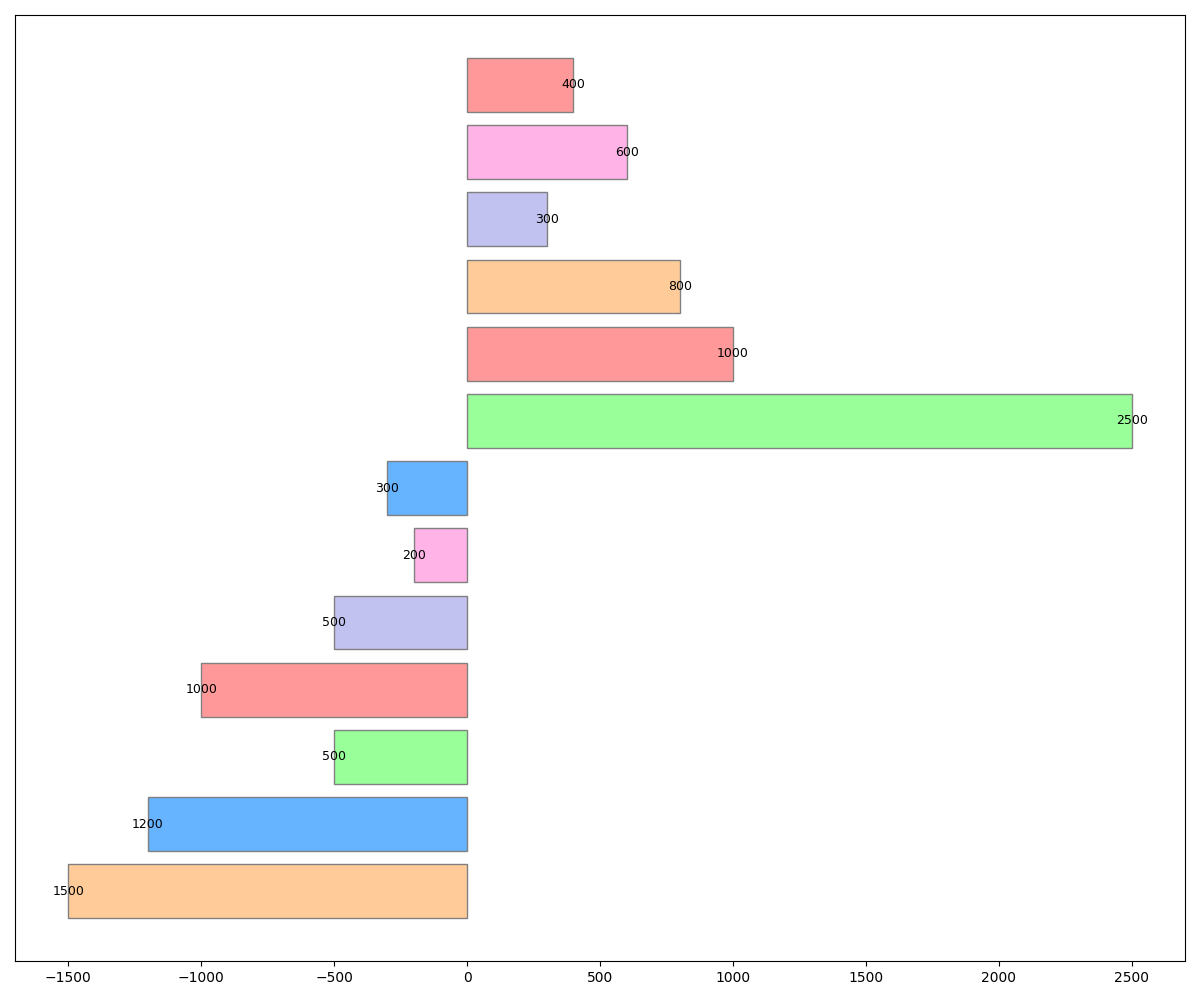

This figure's Python source:
import matplotlib.pyplot as plt
import numpy as np

positive_side = np.array([2500, 1000, 800, 300, 600, 400])
negative_side = np.array([1500, 1200, 500, 1000, 500, 200, 300])

consumption = np.concatenate([-negative_side, positive_side])

# Shuffled colors
colors = ['#ffcc99', '#66b3ff', '#99ff99', '#ff9999', '#c2c2f0', '#ffb3e6', '#66b3ff', '#99ff99', '#ff9999', '#ffcc99', '#c2c2f0', '#ffb3e6', '#ff9999']

fig, ax = plt.subplots(figsize=(12, 10))
y_pos = np.arange(len(consumption))

ax.barh(y_pos, consumption, color=colors, edgecolor='gray')

for i in range(len(consumption)):
    ax.text(consumption[i], y_pos[i], f'{abs(consumption[i]):d}', va='center', ha='center', color='black', fontsize=9)

ax.set_yticks([])  # Remove y-axis ticks

plt.tight_layout()
plt.show()
